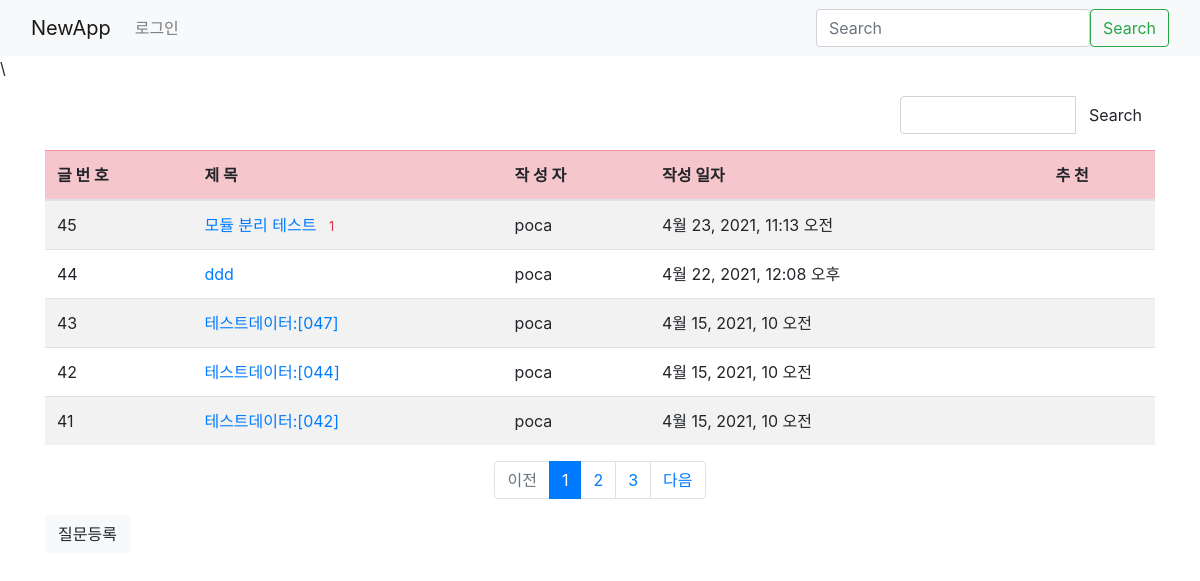
The app's page /newapp/, older data.
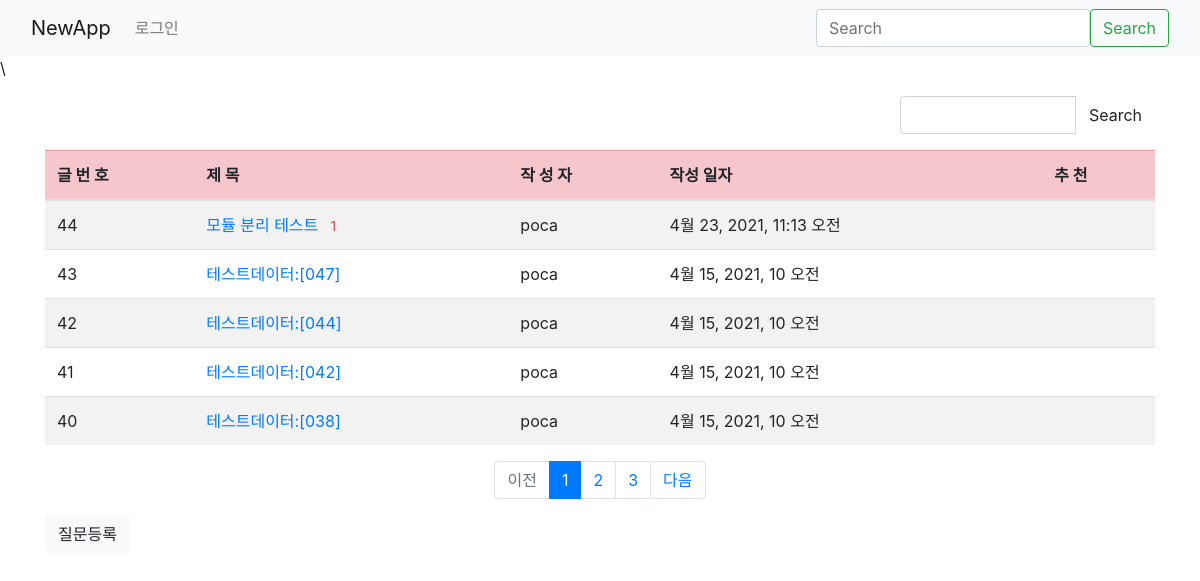
The same page, newer data.
### newapp/models.py (models this page shows, shortened)
class Question(models.Model):
    subject = models.CharField(max_length=100)
    content = models.TextField()
    create_date = models.DateTimeField()
    author = models.ForeignKey(User, on_delete=models.CASCADE, related_name='author_question')
    modify_date = models.DateTimeField(null=True, blank=True)
    voter = models.ManyToManyField(User, related_name='voter_question')

### newapp/views/base_views.py (the view)
# urls.py: path('', base_views.index, name='index'),
def index(request):
    page = request.GET.get('page', '1')
    question_list = Question.objects.order_by('-create_date')
    pagenator = Paginator(question_list, 5)
    page1 = pagenator.get_page(page)
    context = {'question_list1': page1}
    return render(request, 'newapp/question_list.html', context)

### newapp/templatetags/newapp_filter.py (called while the page is built)
@register.filter()
def sub(value, arg):
    return value-arg

### template/newapp/question_list.html (shortened to what this page needs)
<!DOCTYPE html>
<html lang="ko">
{% extends 'base.html' %}
{% load newapp_filter %}
{% block content %}
{% load static %}
<link rel ="stylesheet" type="text/css" href="{% static '/bootstrap.min.css' %}" >\
<div class="container my-3">
<div class="row justify-content-end my-3">
    <div class="col-3 input-group" >
        <div class="input-group"  >
        <input type="text" class="form-control" value="">
            <button class="btn btn-outline " type="button" id="btn_search" >Search</button>
        </div>
    </div>
</div>
  <table class="table table-striped">
    <thead>
      <tr class="table-danger">
        <th> 글 번 호 </th>
        <th> 제    목 </th>
        <th> 작 성 자 </th>
        <th> 작성 일자 </th>
        <th> 추    천 </th>
      </tr>
    </thead>
    <tbody>
    {% if question_list1  %}
    {% for question in question_list1 %}
     <tr class="table-sussess">
         <td>{{ question_list1.paginator.count|sub:question_list1.start_index|sub:forloop.counter0|add:1 }}</td>
         <td><a href="{% url 'newapp:detail' question.id %}" >{{question.subject}}</a>
         {% if question.answer_set.count > 0 %}
         <span class="text-danger small ml-2">{{ question.answer_set.count }}</span>
         {% endif %}
         </td>
         <td>{{ question.author.username}}</td>
         <td>{{ question.create_date}}</td>
         <td>
         </td>
     </tr>
    {% endfor %}
    {% else %}
     <tr>
        <td colspan="3">질문이 없습니다.</td>
     </tr>
    {% endif %}
   </tbody>
  </table>
    <ul class="pagination justify-content-center">
      {% if question_list1.has_previous %}
      <li class="page-item">
        <a class="page-link" href="?page={{ question_list1.previous_page_number }}">이전</a>
      </li>
      {% else %}
      <li class="page-item disabled" >
        <a class="page-link" href="#" tabindex="-1" aria-disabled="true" >이전</a>
      </li>
      {% endif %}
      {% for page_number in question_list1.paginator.page_range %}
      {% if page_number >= question_list1.number|add:-2 and page_number <= question_list1.number|add:2 %}
        {%if page_number == question_list1.number %}
          <li class="page-item active" aria-current="page">
              <a class="page-link" href="?page={{ page_number }}">{{ page_number }}</a>
          </li>
          {% else %}
          <li class="page-item" >
              <a class="page-link" href="?page={{ page_number }}" >{{ page_number }}</a>
          </li>
        {% endif %}
      {% endif %}
      {% endfor %}
      {% if question_list1.has_next %}
      <li class="page-item">
        <a class="page-link" href="?page={{ question_list1.next_page_number }}">다음</a>
      </li>
      {% else %}
      <li class="page-item disabled" >
        <a class="page-link" href="#" tabindex="-1" aria-disabled="true" >다음</a>
      </li>
      {% endif %}
    </ul>
    <a href="{% url 'newapp:question_create' %}" class="btn btn-light">질문등록</a>
</div>
{% endblock %}

Row changes from the older to the newer data that the page shows:
removed Question: paginator.count|sub "44", subject "ddd", author.username "poca", create_date "4월 22, 2021, 12:08 오후"
computed for Question "모듈 분리 테스트": paginator.count|sub "45" → "44"
now on this page (row unchanged): Question: paginator.count|sub "40", subject "테스트데이터:[038]", author.username "poca", create_date "4월 15, 2021, 10 오전"
